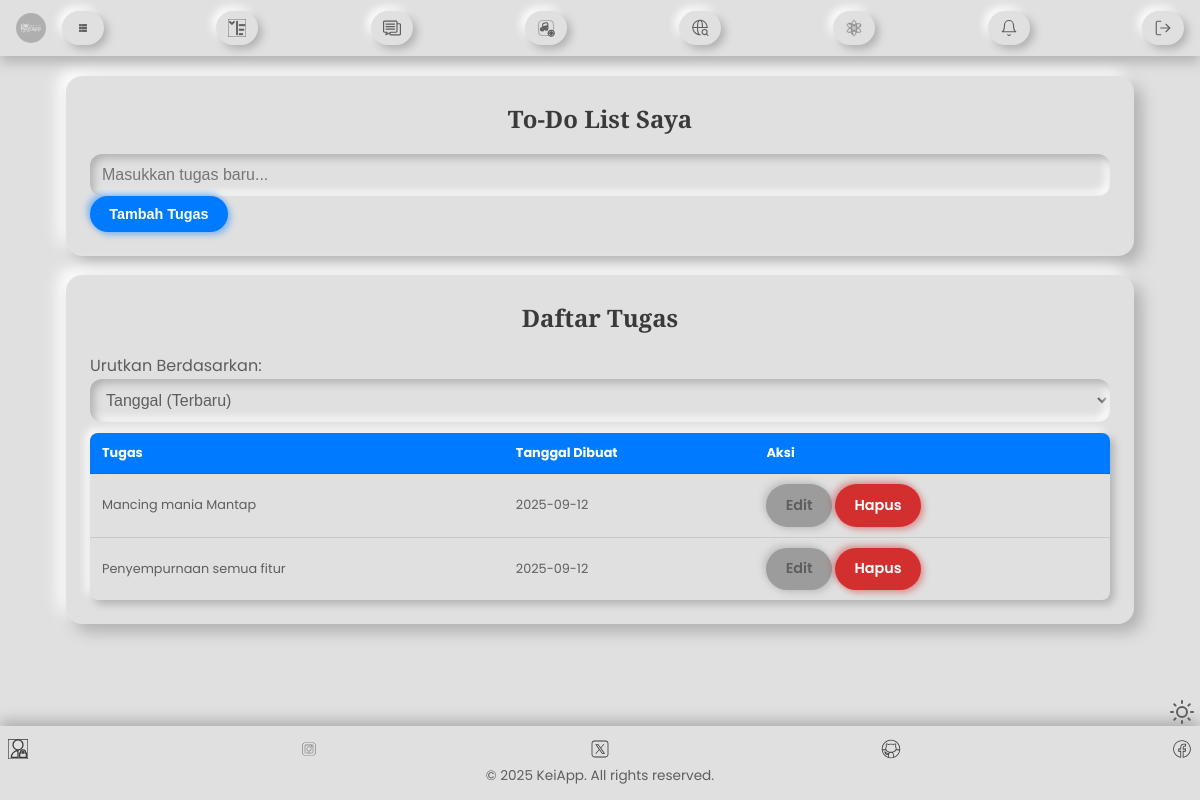
/todo (signed in), run on the app's committed database.
### kei.py (models this page shows, shortened)
class Todo(db.Model):
    id = db.Column(db.Integer, primary_key=True)
    content = db.Column(db.String(200), nullable=False)
    date_created = db.Column(db.DateTime, default=datetime.utcnow)
    completed = db.Column(db.Boolean, default=False)
    user_id = db.Column(db.Integer, db.ForeignKey('user.id'), nullable=False)

### kei.py (the view)
@kei.route('/todo', methods=['GET', 'POST'])
@login_required
def todo_list():
    sort_by = request.args.get('sort', 'date_desc')
    tasks_query = Todo.query.filter_by(user_id=current_user.id)
    if sort_by == 'date_asc':
        tasks = tasks_query.order_by(Todo.date_created.asc()).all()
    elif sort_by == 'completed':
        tasks = tasks_query.order_by(Todo.completed.desc()).all()
    else:
        tasks = tasks_query.order_by(Todo.date_created.desc()).all()
    if request.method == 'POST':
        task_content = request.form['content']
        new_task = Todo(content=task_content, user_id=current_user.id)
        try:
            db.session.add(new_task)
            db.session.commit()
            return redirect(url_for('todo_list'))
        except:
            return 'Ada masalah saat menambahkan tugas.'
    else:
        return render_template('todo.html', tasks=tasks, sort_by=sort_by)

### kei.py (called while the page is built)
@login_manager.user_loader
def load_user(user_id):
    return db.session.get(User, int(user_id))

@kei.context_processor
def inject_notifications():
    if current_user.is_authenticated:
        unread_count = Notifications.query.filter_by(user_id=current_user.id, is_read=False).count()
        return dict(unread_count=unread_count)
    return dict(unread_count=0)

### templates/todo.html (shortened to what this page needs)
{% extends "base.html" %}
{% block content %}
    <div class="container">
        <div class="card">
            <h1 class="card-title">To-Do List Saya</h1>
            <form method="post" action="{{ url_for('todo_list') }}" class="todo-form">
                <input type="text" name="content" id="content" placeholder="Masukkan tugas baru..." required>
                <button type="submit" class="btn btn-primary">Tambah Tugas</button>
            </form>
        </div>
        <div class="card todo-list-card">
            {% if tasks|length < 1 %}
                <p>Tidak ada tugas. Silakan tambahkan satu di atas!</p>
            {% else %}
                <h2 class="card-title">Daftar Tugas</h2>
                <div class="sort-options">
                    <label for="sort-by">Urutkan Berdasarkan:</label>
                    <select id="sort-by" onchange="window.location.href='{{ url_for('todo_list') }}?sort=' + this.value">
                        <option value="date_desc" {% if sort_by == 'date_desc' %}selected{% endif %}>Tanggal (Terbaru)</option>
                    </select>
                </div>
                <table class="styled-table">
                    <thead>
                        <tr>
                            <th>Tugas</th>
                            <th>Tanggal Dibuat</th>
                            <th>Aksi</th>
                        </tr>
                    </thead>
                    <tbody>
                    {% for task in tasks %}
                    <tr>
                        <td>{{ task.content }}</td>
                        <td>{{ task.date_created.date() }}</td>
                        <td>
                            <a href="{{ url_for('todo_update', id=task.id) }}" class="btn btn-secondary btn-small">Edit</a>
                            <a href="{{ url_for('todo_delete', id=task.id) }}" class="btn btn-danger btn-small">Hapus</a>
                        </td>
                    </tr>
                    {% endfor %}
                    </tbody>
                </table>
            {% endif %}
        </div>
    </div>
{% endblock %}

### data on the page
Todo: content "Mancing mania Mantap", date_created "2025-09-12"
Todo: content "Penyempurnaan semua fitur", date_created "2025-09-12"
